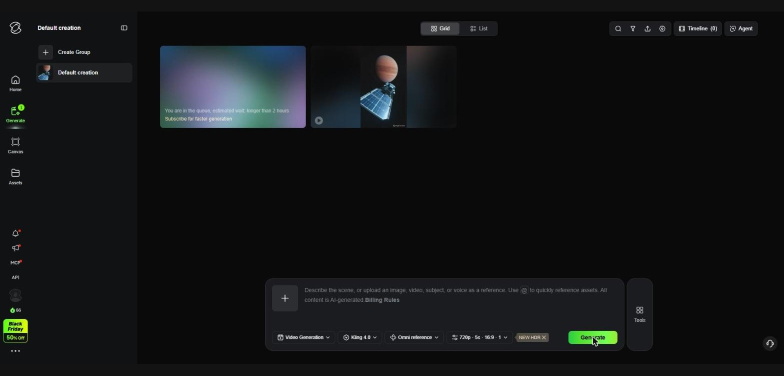
#> input picture episodes/briefai-21/caps/c_kling_queue.jpg, 1568 x 751 px, given in place of c_kling_queue.jpg.jpg, which was not available (shown at 1/2 size)
$ python -i gfx21.py   (imports and definitions only)
#> lines starting #> are read from the running program, lines starting #| are printed output that depends on the picture
# EN4 "I hid a secret instruction in a PDF" — screenshots of the real chats (caps/*.jpg, 1568x751) with camera moves,
# rings, pills, chapter wipes and word-by-word captions. timing.json = {"A1":[a,b], "V":[[a,b] x10], "A2":[a,b]} in vids_export.mp4
import sys, os, json, math, subprocess, re
sys.path.insert(0, '/home/claude/tempo-assets/tools')
from gfx_ai import *
from leap import *
from PIL import Image, ImageDraw, ImageFilter
# [2 lines not run here, left out]
GPT = (16, 163, 127); CLA = (217, 119, 87); GEM = (66, 133, 244); AMB = (255, 190, 60)
AIS = [('ChatGPT', GPT), ('Claude', CLA), ('Gemini', GEM)]
SFX = []

def fin(t, a, d=.4): return max(0., min(1., ease((t - a) / d)))

# ---------- captures ----------
CW, CH = 1568, 751; PH = int(CW * 9 / 16) + 1; PAD = (PH - CH) // 2
def load(name):
#> called with name = 'caps/c_kling_queue.jpg'
    im = Image.open(f'{EP}/caps/{name}.jpg').convert('RGB')
#> im is the input picture: PIL image 1568x751 RGB; mean R, G, B 18.9, 20.5, 21.6
    if name.startswith('02') or name.startswith('03') or name.startswith('04'):  # Gemini: profile photo bottom-left, sidebar with name/history
        sb = 236 if name.startswith('04') else 48
        reg = im.crop((0, 0, sb, im.height)).filter(ImageFilter.GaussianBlur(16)); im.paste(reg, (0, 0))
    bgi = im.resize((98, 47)).filter(ImageFilter.GaussianBlur(3)).resize((CW, PH), Image.BILINEAR)
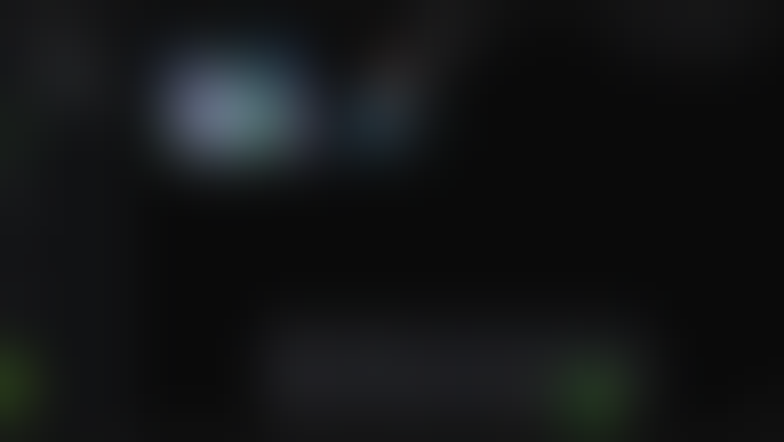
#> bgi: PIL image 1568x883 RGB (shown at 1/2 size); mean R, G, B 18.9, 20.5, 21.5
    bgi = Image.blend(bgi, Image.new('RGB', (CW, PH), (6, 7, 12)), 0.6); bgi.paste(im, (0, PAD)); return bgi
#> after `bgi = Image.blend(bgi, Image.new('RGB', (CW, PH), (6, 7, 12)), 0.6)`:
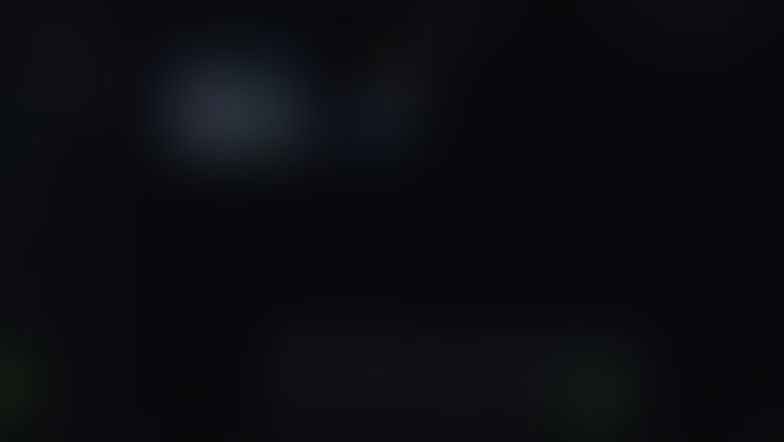
#> bgi: PIL image 1568x883 RGB (shown at 1/2 size); mean R, G, B 10.7, 12, 15.4
#> after `bgi.paste(im, (0, PAD))`:
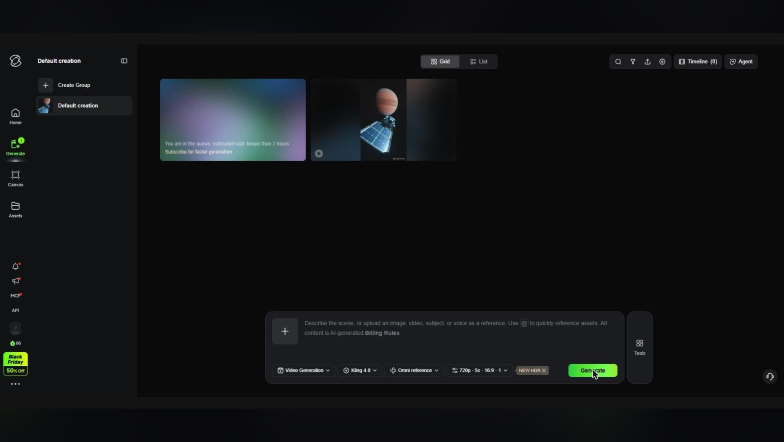
#> bgi: PIL image 1568x883 RGB (shown at 1/2 size); mean R, G, B 17.7, 19.2, 20.6
_C = {}
def C(n):
    if n not in _C: _C[n] = load(n)
    return _C[n]
WIDE = (0, 0, CW, PH)
# [10 lines left out: functions Z, boxat, not called in this run]
class Ctx:
    def __init__(s, box): s.box = box
    def P(s, x, y):
        x0, y0, x1, y1 = s.box; k = W / (x1 - x0); return ((x - x0) * k, (y + PAD - y0) * k)
    def R(s, x0, y0, x1, y1):
        a = s.P(x0, y0); b = s.P(x1, y1); return (a[0], a[1], b[0], b[1])

# ---------- overlays ----------
# [65 lines left out: functions pill, ring, spotlight, badge, topcard, wrapt and 1 more, not called in this run]
# word-by-word captions (timing ∝ characters, Vids voice is steady)
SCRIPT = {}
# [2 lines not run here, left out]
# [25 lines left out: functions captions, wipe, not called in this run]

# ---------- shot renderer (stills + camera) ----------
def enc_open(name):
    return subprocess.Popen(['ffmpeg', '-loglevel', 'error', '-y', '-f', 'rawvideo', '-pix_fmt', 'rgb24', '-s', f'{W}x{H}', '-r', '30', '-i', '-', '-c:v', 'libx264', '-preset', 'fast', '-crf', '18', '-pix_fmt', 'yuv420p', f'{O}/{name}.mp4'], stdin=subprocess.PIPE)
# [21 lines left out: function render_seg, not called in this run]

# ===================== segments =====================

>>> result = load('caps/c_kling_queue.jpg')

$ run again, on episodes/briefai-21/caps/veo_capacity.jpg
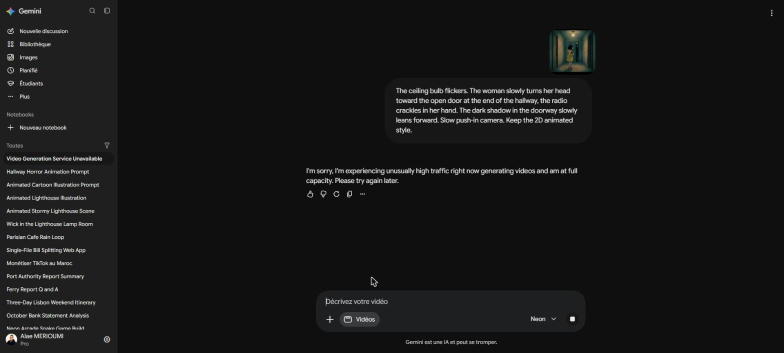
#> input picture episodes/briefai-21/caps/veo_capacity.jpg, 1568 x 705 px, given in place of veo_capacity.jpg.jpg, which was not available (shown at 1/2 size)
#> in load, im is the input picture: PIL image 1568x705 RGB; mean R, G, B 22.1, 22.3, 22.3
#> in load, `bgi = Image.blend(bgi, Image.new('RGB', (CW, PH), (6, 7, 12)), 0.6)`:
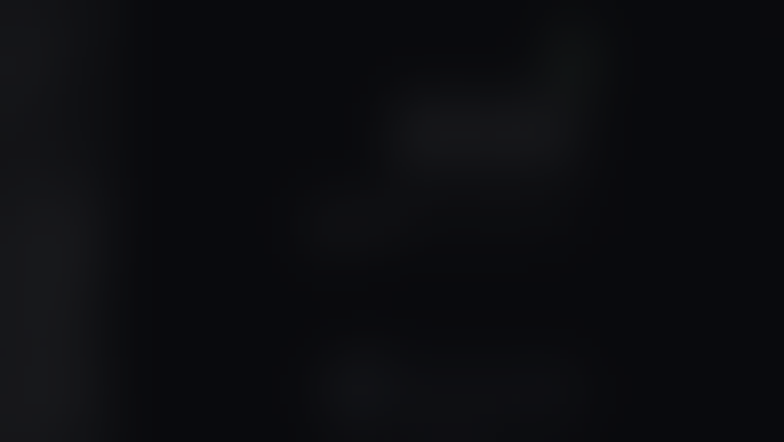
#> bgi: PIL image 1568x883 RGB (shown at 1/2 size); mean R, G, B 11.9, 12.7, 15.7
#> in load, `bgi.paste(im, (0, PAD))`:
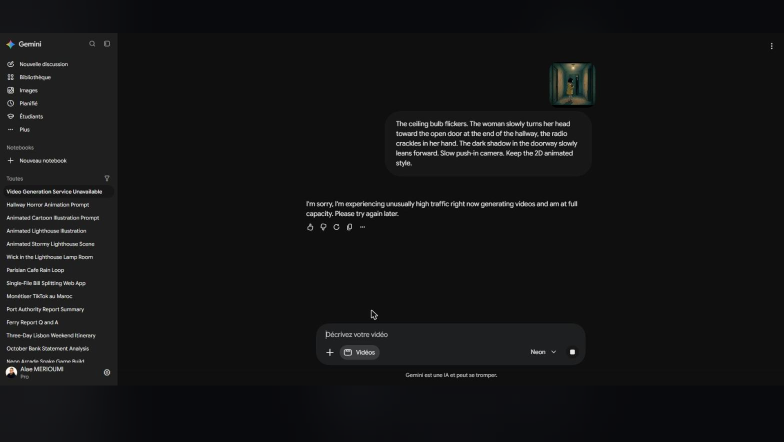
#> bgi: PIL image 1568x883 RGB (shown at 1/2 size); mean R, G, B 20, 20.3, 20.9
